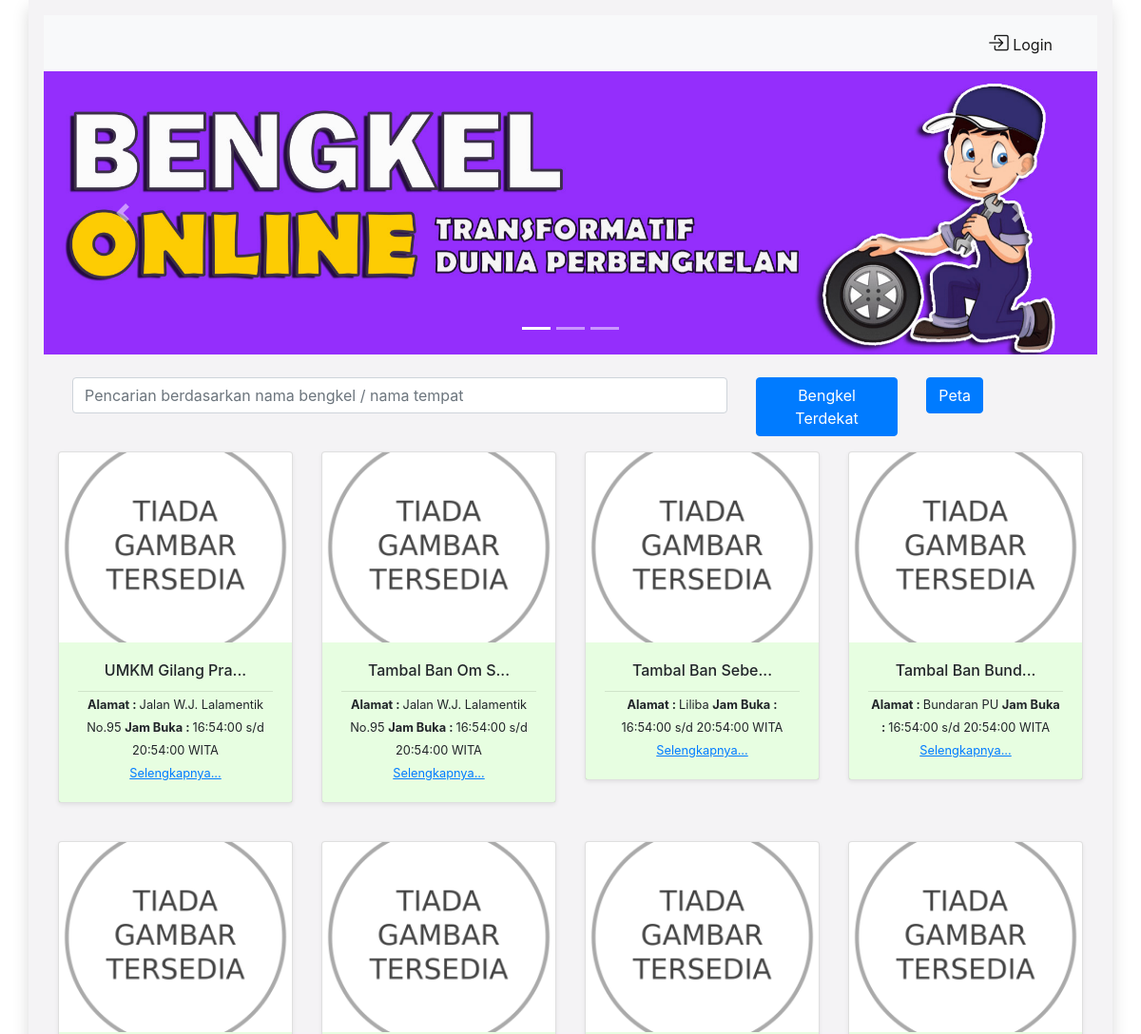
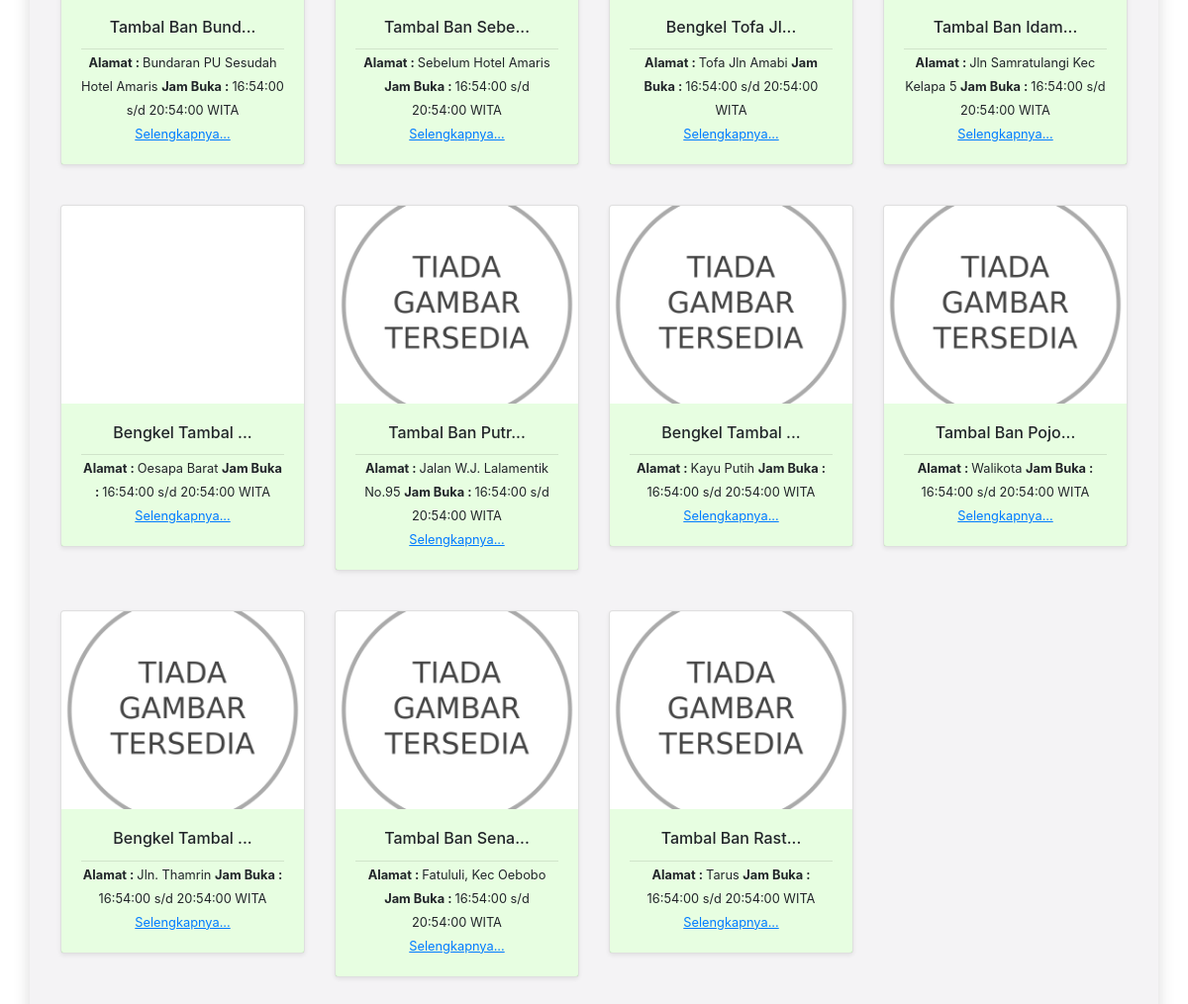
The page / on the database its author committed (2 pictures, top to bottom).
### tables this page shows
CREATE TABLE `bengkel` (
  `id_bengkel` int(6) NOT NULL,
  `image` varchar(100) NOT NULL,
  `nama_bengkel` text NOT NULL,
  `nama_pemilik` text NOT NULL,
  `no_hp` varchar(15) NOT NULL,
  `alamat` text NOT NULL,
  `jam_buka` time NOT NULL,
  `jam_tutup` time NOT NULL
);

### index.php (the view, shortened to what this page needs)
<!DOCTYPE html>
<html lang="en">
<head>
   <link rel="stylesheet" href="https://maxcdn.bootstrapcdn.com/bootstrap/4.5.2/css/bootstrap.min.css">
   <link rel="stylesheet" href="https://cdn.jsdelivr.net/npm/bootstrap-icons@1.11.1/font/bootstrap-icons.css">
</head>
<body class="color-change-3x">
   <div class="container  shadow p-3 mb-3" style="background-color: #f4f3f5;">
      <nav class="navbar navbar-light bg-light">
         <div class="container-fluid justify-content-end">
            <a class="navbar-brand" style="font-size: 16px;" href="auth/">
               <i class="bi bi-box-arrow-in-right" style="font-size: 22px;"></i> Login
            </a>
         </div>
      </nav>
      <div id="demo" class="carousel slide" data-ride="carousel">
         <ul class="carousel-indicators">
            <li data-target="#demo" data-slide-to="0" class="active"></li>
            <li data-target="#demo" data-slide-to="1"></li>
            <li data-target="#demo" data-slide-to="2"></li>
         </ul>
         <div class="carousel-inner">
            <div class="carousel-item active">
               <img src="image/01.jpg" width="100%" height="100%" alt="Bengkel">
            </div>
         </div>
         <a class="carousel-control-prev" href="#demo" data-slide="prev">
            <span class="carousel-control-prev-icon"></span>
         </a>
         <a class="carousel-control-next" href="#demo" data-slide="next">
            <span class="carousel-control-next-icon"></span>
         </a>
      </div>
      <br>
      <div class="container">
         <div class="col-sm-12 mb-3">
            <div class="row">
               <div class="col-sm-8"><input type="text" id="myFilter" class="form-control" onkeyup="myFunction()" placeholder="Pencarian berdasarkan nama bengkel / nama tempat"></div>
               <div class="col-sm-2"><a href="https://www.google.com/maps/search/tambal+ban+terdekat/@-10.1650088,123.6292933,13.75z" class="btn btn-primary" target="_blank">Bengkel Terdekat</a></div>
               <div class="col-sm-2"><a href="map" class="btn btn-primary">Peta</a></div>
            </div>
         </div>
         <div class="row mb-2" id="myItems">
            <?php
            include "superadmin/konektor.php";
            $sql = mysqli_query($konektor, "SELECT * FROM bengkel");
            while ($r = mysqli_fetch_array($sql)) { ?>
               <div class="col-sm-6 col-md-6 col-lg-4 col-xl-3 mb-3">
                  <div class="card shadow-sm" style="width:100%" style="max-height: 300px; height: 300px;">
                     <?php
                     $file = $r['id_bengkel'];
                     if (file_exists("superadmin/berkas/$file.jpg")) {
                     ?>
                        <div class="w-100" style="height: 200px; background-image: url('superadmin/berkas/<?= $r['image']; ?>'); background-position: top; background-size: 100%;">
                        </div>
                     <?php
                     } else { ?>
                        <div class="w-100" style="height: 200px; background-image: url('superadmin/berkas/kosong.png'); background-position: center; background-size: 100%;"></div>
                     <?php
                     }
                     ?>
                     <div class="card-body text-center" style="background-color: #3ef3081f;">
                        <h6 class="card-title ">
                           <?php
                           $isi3 = $r['nama_bengkel'];
                           $Lebar = strlen($isi3);
                           if ($Lebar > 15) {
                              echo substr($isi3, 0, 15); ?>...<?php
                                                            } else {
                                                               echo $isi3;
                                                            }
                                                               ?>
                        </h6>
                        <hr class="m-0">
                        <small id="alamat">
                           <strong>Alamat : </strong><?= $r['alamat'] ?>
                        </small>
                        <small><strong>Jam Buka : </strong><?= $r['jam_buka'] ?> s/d <?= $r['jam_tutup'] ?> WITA</small>
                        <br>
                        <small class="card-text"><a href="detail_bengkel.php?id=<?= $r['id_bengkel'] ?>"><u>Selengkapnya...</u></a></small>
                     </div>
                  </div>
                  <br>
               </div>
            <?php
            }
            ?>
         </div>
      </div>
   </div>
</body>
</html>

### index.php (style rules this page uses)
.color-change-3x { -webkit-animation: color-change-3x 4s linear infinite alternate both; animation: color-change-3x 4s linear infinite alternate both; }

### rows shown on the page
bengkel: nama_bengkel "UMKM Gilang Pra", alamat "Jalan W.J. Lalamentik No.95", jam_buka "16:54:00", jam_tutup "20:54:00"
bengkel: nama_bengkel "Tambal Ban Om S", alamat "Jalan W.J. Lalamentik No.95", jam_buka "16:54:00", jam_tutup "20:54:00"
bengkel: nama_bengkel "Tambal Ban Sebe", alamat "Liliba", jam_buka "16:54:00", jam_tutup "20:54:00"
bengkel: nama_bengkel "Tambal Ban Bund", alamat "Bundaran PU", jam_buka "16:54:00", jam_tutup "20:54:00"
bengkel: nama_bengkel "Tambal Ban Bund", alamat "Bundaran PU Sesudah Hotel Amaris", jam_buka "16:54:00", jam_tutup "20:54:00"
bengkel: nama_bengkel "Tambal Ban Sebe", alamat "Sebelum Hotel Amaris", jam_buka "16:54:00", jam_tutup "20:54:00"
bengkel: nama_bengkel "Bengkel Tofa Jl", alamat "Tofa Jln Amabi", jam_buka "16:54:00", jam_tutup "20:54:00"
bengkel: nama_bengkel "Tambal Ban Idam", alamat "Jln Samratulangi Kec Kelapa 5", jam_buka "16:54:00", jam_tutup "20:54:00"
bengkel: nama_bengkel "Bengkel Tambal", alamat "Oesapa Barat", jam_buka "16:54:00", jam_tutup "20:54:00"
bengkel: nama_bengkel "Tambal Ban Putr", alamat "Jalan W.J. Lalamentik No.95", jam_buka "16:54:00", jam_tutup "20:54:00"
bengkel: nama_bengkel "Bengkel Tambal", alamat "Kayu Putih", jam_buka "16:54:00", jam_tutup "20:54:00"
bengkel: nama_bengkel "Tambal Ban Pojo", alamat "Walikota", jam_buka "16:54:00", jam_tutup "20:54:00"
bengkel: nama_bengkel "Bengkel Tambal", alamat "Jln. Thamrin", jam_buka "16:54:00", jam_tutup "20:54:00"
bengkel: nama_bengkel "Tambal Ban Sena", alamat "Fatululi, Kec Oebobo", jam_buka "16:54:00", jam_tutup "20:54:00"
bengkel: nama_bengkel "Tambal Ban Rast", alamat "Tarus", jam_buka "16:54:00", jam_tutup "20:54:00"
